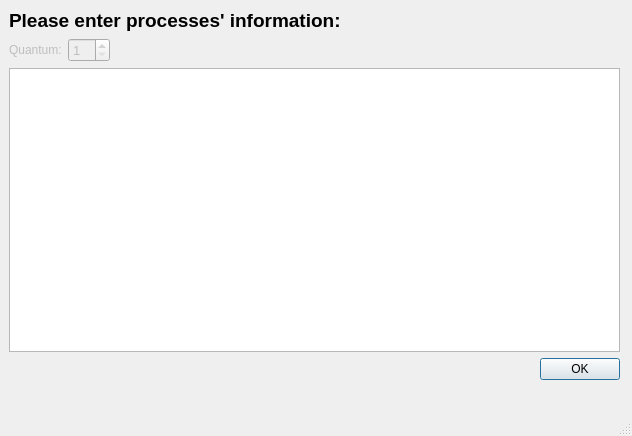
<?xml version="1.0" encoding="UTF-8"?>
<ui version="4.0">
 <class>MainWindow</class>
 <widget class="QMainWindow" name="MainWindow">
  <property name="geometry">
   <rect>
    <x>0</x>
    <y>0</y>
    <width>632</width>
    <height>436</height>
   </rect>
  </property>
  <property name="sizePolicy">
   <sizepolicy hsizetype="Preferred" vsizetype="Preferred">
    <horstretch>0</horstretch>
    <verstretch>0</verstretch>
   </sizepolicy>
  </property>
  <property name="windowTitle">
   <string>Process Scheduler</string>
  </property>
  <widget class="QWidget" name="centralwidget">
   <property name="sizePolicy">
    <sizepolicy hsizetype="Preferred" vsizetype="Preferred">
     <horstretch>0</horstretch>
     <verstretch>0</verstretch>
    </sizepolicy>
   </property>
   <widget class="QStackedWidget" name="stackedWidget">
    <property name="geometry">
     <rect>
      <x>0</x>
      <y>0</y>
      <width>631</width>
      <height>411</height>
     </rect>
    </property>
    <property name="sizePolicy">
     <sizepolicy hsizetype="Preferred" vsizetype="Preferred">
      <horstretch>0</horstretch>
      <verstretch>0</verstretch>
     </sizepolicy>
    </property>
    <property name="currentIndex">
     <number>1</number>
    </property>
    <widget class="QWidget" name="page">
     <property name="sizePolicy">
      <sizepolicy hsizetype="Preferred" vsizetype="Preferred">
       <horstretch>0</horstretch>
       <verstretch>0</verstretch>
      </sizepolicy>
     </property>
     <widget class="QWidget" name="gridLayoutWidget">
      <property name="geometry">
       <rect>
        <x>9</x>
        <y>9</y>
        <width>611</width>
        <height>371</height>
       </rect>
      </property>
      <layout class="QFormLayout" name="formLayout">
       <property name="sizeConstraint">
        <enum>QLayout::SetDefaultConstraint</enum>
       </property>
       <item row="0" column="0" colspan="2">
        <widget class="QLabel" name="label">
         <property name="sizePolicy">
          <sizepolicy hsizetype="Expanding" vsizetype="Fixed">
           <horstretch>0</horstretch>
           <verstretch>0</verstretch>
          </sizepolicy>
         </property>
         <property name="font">
          <font>
           <pointsize>14</pointsize>
           <bold>true</bold>
          </font>
         </property>
         <property name="text">
          <string>Choose scheduler &amp; enter number of processes:</string>
         </property>
        </widget>
       </item>
       <item row="1" column="0">
        <widget class="QLabel" name="label_2">
         <property name="font">
          <font>
           <pointsize>10</pointsize>
          </font>
         </property>
         <property name="text">
          <string>Number of Processes:</string>
         </property>
        </widget>
       </item>
       <item row="1" column="1">
        <widget class="QSpinBox" name="spinBox">
         <property name="sizePolicy">
          <sizepolicy hsizetype="Fixed" vsizetype="Fixed">
           <horstretch>0</horstretch>
           <verstretch>0</verstretch>
          </sizepolicy>
         </property>
         <property name="font">
          <font>
           <pointsize>10</pointsize>
          </font>
         </property>
         <property name="minimum">
          <number>1</number>
         </property>
        </widget>
       </item>
       <item row="2" column="0" colspan="2">
        <widget class="QListWidget" name="listWidget">
         <property name="sizePolicy">
          <sizepolicy hsizetype="Expanding" vsizetype="Expanding">
           <horstretch>0</horstretch>
           <verstretch>0</verstretch>
          </sizepolicy>
         </property>
         <property name="font">
          <font>
           <pointsize>10</pointsize>
          </font>
         </property>
         <property name="currentRow">
          <number>0</number>
         </property>
         <item>
          <property name="text">
           <string>First Come First Serve</string>
          </property>
         </item>
         <item>
          <property name="text">
           <string>Round Robin</string>
          </property>
         </item>
         <item>
          <property name="text">
           <string>Priority (preemptive)</string>
          </property>
         </item>
         <item>
          <property name="text">
           <string>Priority (non-preemptive)</string>
          </property>
         </item>
         <item>
          <property name="text">
           <string>Shortest Job First (preemptive)</string>
          </property>
         </item>
         <item>
          <property name="text">
           <string>Shortest Job First (non-preemptive)</string>
          </property>
         </item>
        </widget>
       </item>
       <item row="3" column="0" colspan="2">
        <widget class="QDialogButtonBox" name="buttonBox">
         <property name="font">
          <font>
           <pointsize>10</pointsize>
          </font>
         </property>
         <property name="standardButtons">
          <set>QDialogButtonBox::Ok</set>
         </property>
        </widget>
       </item>
      </layout>
     </widget>
    </widget>
    <widget class="QWidget" name="page_2">
     <widget class="QWidget" name="formLayoutWidget">
      <property name="geometry">
       <rect>
        <x>9</x>
        <y>9</y>
        <width>611</width>
        <height>371</height>
       </rect>
      </property>
      <layout class="QFormLayout" name="formLayout_2">
       <item row="3" column="0" colspan="2">
        <widget class="QDialogButtonBox" name="buttonBox_2">
         <property name="standardButtons">
          <set>QDialogButtonBox::Ok</set>
         </property>
        </widget>
       </item>
       <item row="0" column="0" colspan="2">
        <widget class="QLabel" name="label_3">
         <property name="font">
          <font>
           <pointsize>14</pointsize>
           <bold>true</bold>
          </font>
         </property>
         <property name="text">
          <string>Please enter processes' information:</string>
         </property>
        </widget>
       </item>
       <item row="2" column="0" colspan="2">
        <widget class="QTableWidget" name="tableWidget"/>
       </item>
       <item row="1" column="0">
        <widget class="QLabel" name="label_4">
         <property name="enabled">
          <bool>false</bool>
         </property>
         <property name="text">
          <string>Quantum:</string>
         </property>
        </widget>
       </item>
       <item row="1" column="1">
        <widget class="QSpinBox" name="spinBox_2">
         <property name="enabled">
          <bool>false</bool>
         </property>
         <property name="sizePolicy">
          <sizepolicy hsizetype="Fixed" vsizetype="Fixed">
           <horstretch>0</horstretch>
           <verstretch>0</verstretch>
          </sizepolicy>
         </property>
         <property name="font">
          <font>
           <pointsize>10</pointsize>
          </font>
         </property>
         <property name="minimum">
          <number>1</number>
         </property>
        </widget>
       </item>
      </layout>
     </widget>
    </widget>
   </widget>
  </widget>
  <widget class="QMenuBar" name="menubar">
   <property name="geometry">
    <rect>
     <x>0</x>
     <y>0</y>
     <width>632</width>
     <height>17</height>
    </rect>
   </property>
  </widget>
  <widget class="QStatusBar" name="statusbar"/>
 </widget>
 <resources/>
 <connections/>
</ui>
